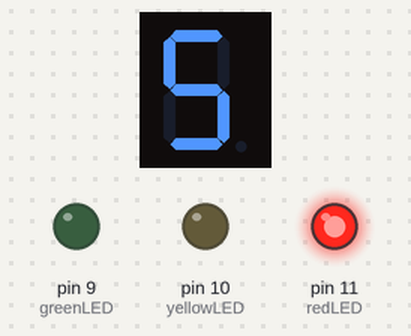
Simulated run of this sketch. Board: Arduino Uno, built with avr-gcc and run on an emulated ATmega328P. Parts: 1-digit seven-segment display, output pins drawn as LEDs (lit = HIGH). Wiring (inferred from the names in the program): 1-digit 7-segment display, segments lit when LOW: segments pin 2, pin 3, pin 4, pin 5, pin 6, pin 7, pin 8. The segment pins are drawn as the display they are named for; pins used as bus, display or sensor lines are not drawn.

Above: at 0.1 s.
At 1.1 s:
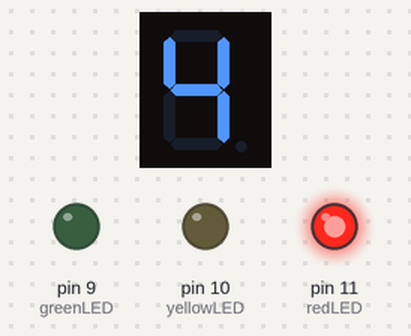
At 3.1 s:
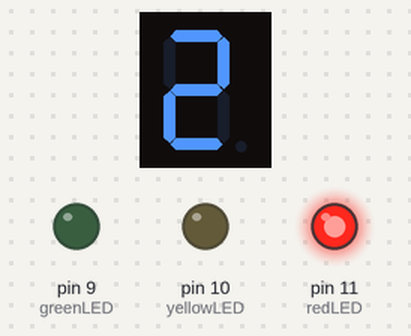
At 6.1 s:
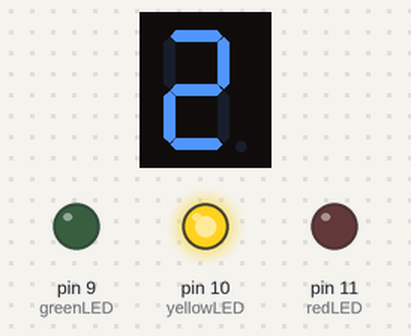
At 9.1 s:
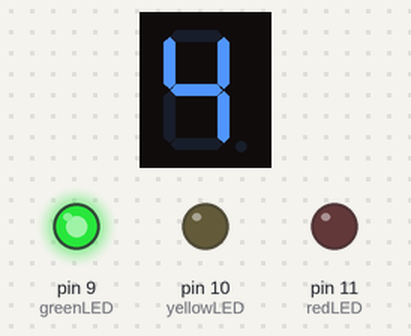
At 12.1 s:
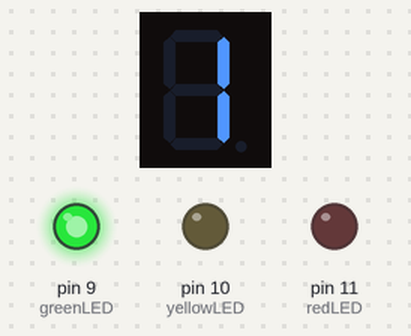
Timing chart, 0 to 40.0 s (numbered marks = the images above):
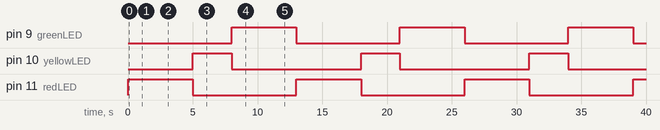

Measured:
- by itself, pin 9 (greenLED), pin 11 (redLED): alternates HIGH for 5.0 s and LOW for 8.0 s
- by itself, pin 10 (yellowLED): alternates HIGH for 3.0 s and LOW for 10.0 s
- by itself, everything shown: repeats every 13.0 s, in 13 steps
- what the display in image 1 shows lasts 1.0 s, from 1.0 s to 2.0 s

The sketch:

7SEG_LED_.ino
```cpp
int redLED = 11;
int yellowLED = 10;
int greenLED = 9;

const int segA = 2;
const int segB = 3;
const int segC = 4;
const int segD = 5;
const int segE = 6;
const int segF = 7;
const int segG = 8;

void setup() {
  pinMode(redLED, OUTPUT);
  pinMode(yellowLED, OUTPUT);
  pinMode(greenLED, OUTPUT);

  pinMode(segA, OUTPUT);
  pinMode(segB, OUTPUT);
  pinMode(segC, OUTPUT);
  pinMode(segD, OUTPUT);
  pinMode(segE, OUTPUT);
  pinMode(segF, OUTPUT);
  pinMode(segG, OUTPUT);
}

void loop() {
  digitalWrite(redLED, HIGH);
  digitalWrite(yellowLED, LOW);
  digitalWrite(greenLED, LOW);
  Lima();
  Empat();
  Tiga();
  Dua();
  Satu();

  digitalWrite(redLED, LOW);
  digitalWrite(yellowLED, HIGH);
  digitalWrite(greenLED, LOW);
  Tiga();
  Dua();
  Satu();

  digitalWrite(redLED, LOW);
  digitalWrite(yellowLED, LOW);
  digitalWrite(greenLED, HIGH);
  Lima();
  Empat();
  Tiga();
  Dua();
  Satu();

}

void Nol(){
  digitalWrite(segA, LOW);
  digitalWrite(segB, LOW);
  digitalWrite(segC, LOW);
  digitalWrite(segD, LOW);
  digitalWrite(segE, LOW);
  digitalWrite(segF, LOW);
  digitalWrite(segG, HIGH);
  delay(1000);
}
void Satu(){
  digitalWrite(segA, HIGH);
  digitalWrite(segB, LOW);
  digitalWrite(segC, LOW);
  digitalWrite(segD, HIGH);
  digitalWrite(segE, HIGH);
  digitalWrite(segF, HIGH);
  digitalWrite(segG, HIGH);
  delay(1000);
}
void Dua(){
  digitalWrite(segA, LOW);
  digitalWrite(segB, LOW);
  digitalWrite(segC, HIGH);
  digitalWrite(segD, LOW);
  digitalWrite(segE, LOW);
  digitalWrite(segF, HIGH);
  digitalWrite(segG, LOW);
  delay(1000);
}
void Tiga(){
  digitalWrite(segA, LOW);
  digitalWrite(segB, LOW);
  digitalWrite(segC, LOW);
  digitalWrite(segD, LOW);
  digitalWrite(segE, HIGH);
  digitalWrite(segF, HIGH);
  digitalWrite(segG, LOW);
  delay(1000);
}
void Empat(){
  digitalWrite(segA, HIGH);
  digitalWrite(segB, LOW);
  digitalWrite(segC, LOW);
  digitalWrite(segD, HIGH);
  digitalWrite(segE, HIGH);
  digitalWrite(segF, LOW);
  digitalWrite(segG, LOW);
  delay(1000);
}
void Lima(){
  digitalWrite(segA, LOW);
  digitalWrite(segB, HIGH);
  digitalWrite(segC, LOW);
  digitalWrite(segD, LOW);
  digitalWrite(segE, HIGH);
  digitalWrite(segF, LOW);
  digitalWrite(segG, LOW);
  delay(1000);
}
void Enam(){
  digitalWrite(segA, LOW);
  digitalWrite(segB, HIGH);
  digitalWrite(segC, LOW);
  digitalWrite(segD, LOW);
  digitalWrite(segE, LOW);
  digitalWrite(segF, LOW);
  digitalWrite(segG, LOW);
  delay(1000);
}
void Tujuh(){
  digitalWrite(segA, LOW);
  digitalWrite(segB, LOW);
  digitalWrite(segC, LOW);
  digitalWrite(segD, HIGH);
  digitalWrite(segE, HIGH);
  digitalWrite(segF, HIGH);
  digitalWrite(segG, HIGH);
  delay(1000);
}
void Delapan(){
  digitalWrite(segA, LOW);
  digitalWrite(segB, LOW);
  digitalWrite(segC, LOW);
  digitalWrite(segD, LOW);
  digitalWrite(segE, LOW);
  digitalWrite(segF, LOW);
  digitalWrite(segG, LOW);
  delay(1000);
}
void Sembilan(){
  digitalWrite(segA, LOW);
  digitalWrite(segB, LOW);
  digitalWrite(segC, LOW);
  digitalWrite(segD, LOW);
  digitalWrite(segE, HIGH);
  digitalWrite(segF, LOW);
  digitalWrite(segG, LOW);
  delay(1000);
}
```
